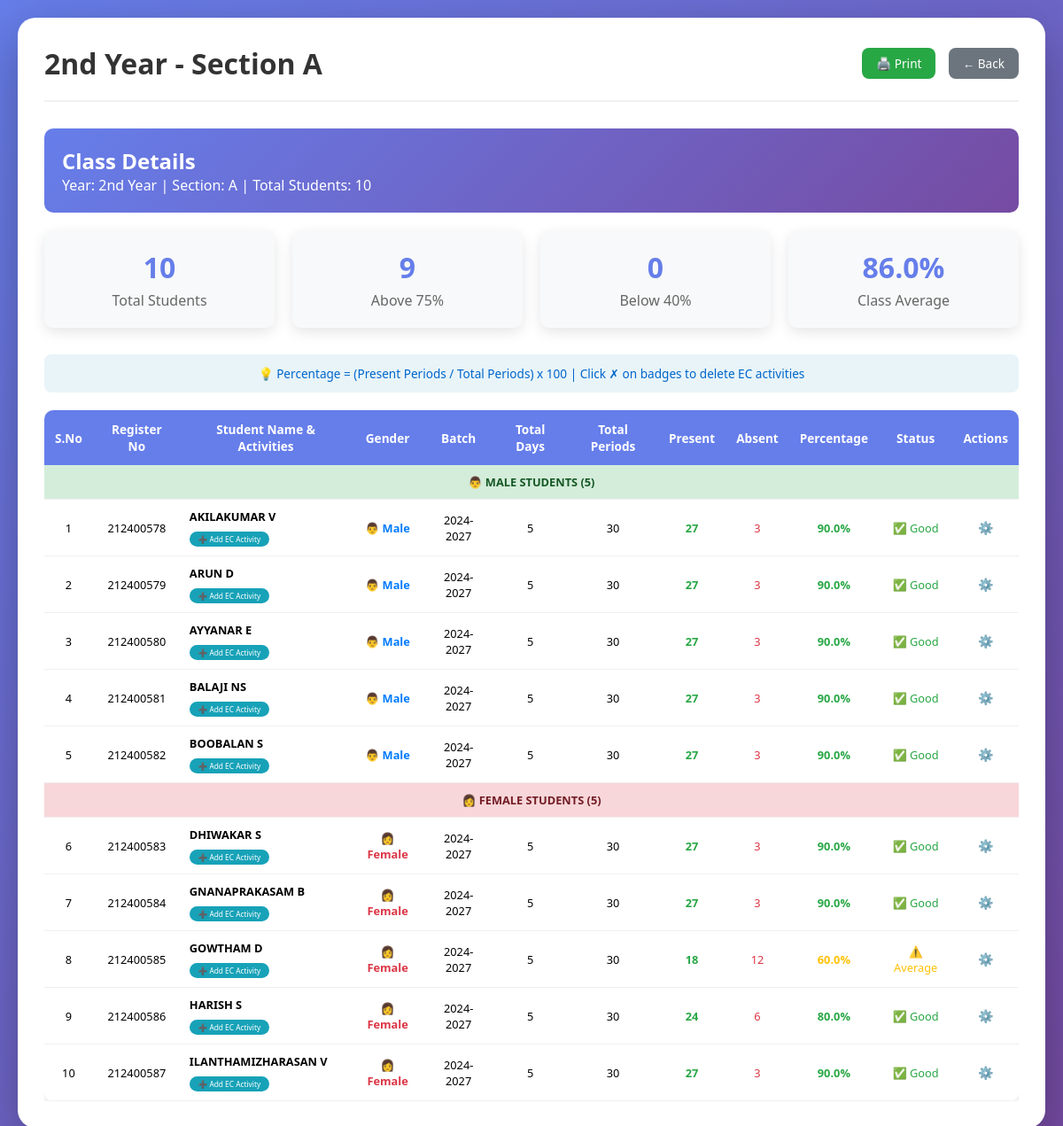
The app's page /view_class/2nd Year/A (signed in) with its own data.
### app.py (models this page shows)
class Student(db.Model):
    __tablename__ = 'students'
    id = db.Column(db.Integer, primary_key=True, autoincrement=True)
    register_number = db.Column(db.String(20), unique=True, nullable=False)
    name = db.Column(db.String(100), nullable=False)
    gender = db.Column(db.String(1), nullable=False, default='M')
    year = db.Column(db.String(20), nullable=False)
    section = db.Column(db.String(1), nullable=False)
    batch = db.Column(db.String(20))
    dob = db.Column(db.String(50))
    umis = db.Column(db.String(50))
    mobile_student = db.Column(db.String(15))
    mobile_parent = db.Column(db.String(15))
    parent_guardian_name = db.Column(db.String(100))
    blood_group = db.Column(db.String(5))
    department_id = db.Column(db.Integer, db.ForeignKey('departments.id'), nullable=False)
    created_at = db.Column(db.DateTime, default=datetime.now)
    attendances = db.relationship('Attendance', backref='student', lazy=True, cascade='all, delete-orphan')

### app.py (the view)
@app.route('/view_class/<year>/<section>')
def view_class(year, section):
    role = session.get('role')
    if role not in ['dept_admin', 'dept_admin_viewer']:
        return redirect(url_for('index'))
    department_id = session.get('department_id')
    students = Student.query.filter_by(
        department_id=department_id,
        year=year,
        section=section
    ).order_by(
        Student.gender.desc(),
        Student.name.asc()
    ).all()
    student_ids = [s.id for s in students]
    ec_activities = Extracurricular.query.filter(
        Extracurricular.student_id.in_(student_ids),
        ~Extracurricular.notes.like('OD_%')
    ).all()
    ec_by_student = defaultdict(list)
    for activity in ec_activities:
        ec_by_student[activity.student_id].append({
            'id': activity.id,
            'name': activity.activity_type.name if activity.activity_type else 'Unknown',
            'notes': activity.notes
        })
    summary = []
    for student in students:
        total_periods, present_periods, od_periods, absent_periods, percentage = calculate_student_attendance(student.id)
        total_days = len(set(r.date for r in Attendance.query.filter_by(student_id=student.id).all()))
        summary.append({
            'id': student.id,
            'name': student.name,
            'reg_no': student.register_number,
            'gender': student.gender,
            'batch': student.batch,
            'total_days': total_days,
            'total_periods': total_periods,
            'present_periods': present_periods,
            'od_periods': od_periods,
            'absent_periods': absent_periods,
            'percentage': percentage,
            'ec_activities': ec_by_student.get(student.id, [])
        })
    return render_template('class_view.html',
                         year=year,
                         section=section,
                         students=summary)

### app.py (called while the page is built)
@app.context_processor
def inject_datetime():
    return {'datetime': datetime}

### templates/class_view.html (shortened to what this page needs)
<!DOCTYPE html>
<html lang="en">
<head>
</head>
<body>
    <div class="container">
        <div class="header">
            <h1>{{ year }} - Section {{ section }}</h1>
            <div>
                <a href="{{ url_for('print_attendance', year=year, section=section) }}" class="print-btn">🖨️ Print</a>
                <a href="{{ url_for('admin_dashboard') }}" class="back-btn">← Back</a>
            </div>
        </div>
        <div class="class-header">
            <h2>Class Details</h2>
            <p>Year: {{ year }} | Section: {{ section }} | Total Students: {{ students|length }}</p>
        </div>
        <div class="stats-container">
            <div class="stat-card">
                <h3>{{ students|length }}</h3>
                <p>Total Students</p>
            </div>
            <div class="stat-card">
                <h3>{{ students|selectattr('percentage', 'defined')|selectattr('percentage', '>=', 75)|list|length }}</h3>
                <p>Above 75%</p>
            </div>
            <div class="stat-card">
                <h3>{{ students|selectattr('percentage', 'defined')|selectattr('percentage', '<', 40)|list|length }}</h3>
                <p>Below 40%</p>
            </div>
            <div class="stat-card">
                <h3>{{ "%.1f"|format(students|map(attribute='percentage')|sum / students|length if students|length > 0 else 0) }}%</h3>
                <p>Class Average</p>
            </div>
        </div>
        <div class="info-note">
            💡 Percentage = (Present Periods / Total Periods) x 100 | Click ✗ on badges to delete EC activities
        </div>
        <div class="table-wrapper">
            <table>
                <thead>
                    <tr>
                        <th>S.No</th>
                        <th>Register No</th>
                        <th>Student Name & Activities</th>
                        <th>Gender</th>
                        <th>Batch</th>
                        <th>Total Days</th>
                        <th>Total Periods</th>
                        <th>Present</th>
                        <th>Absent</th>
                        <th>Percentage</th>
                        <th>Status</th>
                        <th>Actions</th>
                    </tr>
                </thead>
                <tbody>
                    {% set male_students = students|selectattr('gender', 'equalto', 'M')|list %}
                    {% set female_students = students|selectattr('gender', 'equalto', 'F')|list %}
                    {% set sno = namespace(value=1) %}
                    {% if male_students %}
                    <tr class="group-header-male">
                        <td colspan="12" style="background: #d4edda; color: #155724; font-weight: bold;">
                            👨 MALE STUDENTS ({{ male_students|length }})
                        </td>
                    </tr>
                    {% for student in male_students %}
                    <tr id="student-row-{{ student.id }}">
                        <td>{{ sno.value }}{% set sno.value = sno.value + 1 %}</td>
                        <td>{{ student.reg_no }}</td>
                        <td class="student-name">
                            <div class="student-info-cell">
                                <div class="student-header">{{ student.name }}</div>
                                <a href="{{ url_for('ec_activity', student_id=student.id, year=year, section=section) }}" class="ec-btn">➕ Add EC Activity</a>
                            </div>
                        </td>
                        <td>
                            <span class="gender-male">👨 Male</span>
                        </td>
                        <td>{{ student.batch }}</td>
                        <td>{{ student.total_days }}</td>
                        <td>{{ student.total_periods }}</td>
                        <td class="present">{{ student.present_periods }}</td>
                        <td class="absent">{{ student.absent_periods }}</td>
                        <td class="percentage-cell {% if student.percentage >= 75 %}high{% elif student.percentage >= 40 %}medium{% else %}low{% endif %}">
                            <strong>{{ student.percentage }}%</strong>
                        </td>
                        <td>
                            {% if student.percentage >= 75 %}
                            <span style="color: #28a745;">✅ Good</span>
                            {% elif student.percentage >= 40 %}
                            <span style="color: #ffc107;">⚠️ Average</span>
                            {% else %}
                            <span style="color: #dc3545;">❌ Low</span>
                            {% endif %}
                        </td>
                        <td>
                            <div class="action-buttons">
                                <button class="action-icon" onclick="showActionMenu(this, '{{ student.id }}', '{{ student.name }}', '{{ year }}', '{{ section }}')" title="Actions">⚙️</button>
                            </div>
                        </td>
                    </tr>
                    {% endfor %}
                    {% endif %}
                    {% if female_students %}
                    <tr class="group-header-female">
                        <td colspan="12" style="background: #f8d7da; color: #721c24; font-weight: bold;">
                            👩 FEMALE STUDENTS ({{ female_students|length }})
                        </td>
                    </tr>
                    {% for student in female_students %}
                    <tr id="student-row-{{ student.id }}">
                        <td>{{ sno.value }}{% set sno.value = sno.value + 1 %}</td>
                        <td>{{ student.reg_no }}</td>
                        <td class="student-name">
                            <div class="student-info-cell">
                                <div class="student-header">{{ student.name }}</div>
                                <a href="{{ url_for('ec_activity', student_id=student.id, year=year, section=section) }}" class="ec-btn">➕ Add EC Activity</a>
                            </div>
                        </td>
                        <td>
                            <span class="gender-female">👩 Female</span>
                        </td>
                        <td>{{ student.batch }}</td>
                        <td>{{ student.total_days }}</td>
                        <td>{{ student.total_periods }}</td>
                        <td class="present">{{ student.present_periods }}</td>
                        <td class="absent">{{ student.absent_periods }}</td>
                        <td class="percentage-cell {% if student.percentage >= 75 %}high{% elif student.percentage >= 40 %}medium{% else %}low{% endif %}">
                            <strong>{{ student.percentage }}%</strong>
                        </td>
                        <td>
                            {% if student.percentage >= 75 %}
                            <span style="color: #28a745;">✅ Good</span>
                            {% elif student.percentage >= 40 %}
                            <span style="color: #ffc107;">⚠️ Average</span>
                            {% else %}
                            <span style="color: #dc3545;">❌ Low</span>
                            {% endif %}
                        </td>
                        <td>
                            <div class="action-buttons">
                                <button class="action-icon" onclick="showActionMenu(this, '{{ student.id }}', '{{ student.name }}', '{{ year }}', '{{ section }}')" title="Actions">⚙️</button>
                            </div>
                        </td>
                    </tr>
                    {% endfor %}
                    {% endif %}
                </tbody>
            </table>
        </div>
    </div>
</body>
</html>

### templates/class_view.html (style rules this page uses)
* { margin: 0; padding: 0; box-sizing: border-box; font-family: 'Segoe UI', Tahoma, Geneva, Verdana, sans-serif; }
body { background: linear-gradient(135deg, #667eea 0%, #764ba2 100%); min-height: 100vh; padding: 20px; }
.container { background: white; border-radius: 20px; box-shadow: 0 20px 60px rgba(0,0,0,0.3); max-width: 1400px; margin: 0 auto; padding: 30px; }
.header { display: flex; justify-content: space-between; align-items: center; margin-bottom: 30px; padding-bottom: 20px; border-bottom: 2px solid #f0f0f0; flex-wrap: wrap; gap: 15px; }
.header h1 { color: #333; font-size: 2em; }
.class-header { background: linear-gradient(135deg, #667eea 0%, #764ba2 100%); color: white; padding: 20px; border-radius: 10px; margin-bottom: 20px; }
.stats-container { display: grid; grid-template-columns: repeat(4, 1fr); gap: 20px; margin-bottom: 30px; }
.stat-card { background: #f8f9fa; padding: 20px; border-radius: 10px; text-align: center; box-shadow: 0 5px 15px rgba(0,0,0,0.1); }
.stat-card h3 { font-size: 2em; color: #667eea; margin-bottom: 5px; }
.stat-card p { color: #666; }
.info-note { background: #e8f4f8; padding: 12px; border-radius: 8px; margin-bottom: 20px; text-align: center; font-size: 0.85em; color: #0066cc; }
.table-wrapper { overflow-x: auto; margin-top: 20px; position: relative; }
table { width: 100%; border-collapse: collapse; background: white; border-radius: 10px; overflow: hidden; box-shadow: 0 5px 15px rgba(0,0,0,0.1); min-width: 900px; }
th { background: #667eea; color: white; padding: 12px; text-align: center; font-weight: 600; font-size: 0.85em; }
td { padding: 10px; text-align: center; border-bottom: 1px solid #f0f0f0; font-size: 0.8em; }
.student-name { text-align: left; font-weight: 500; }
.student-info-cell { display: flex; flex-direction: column; gap: 8px; }
.student-header { font-weight: 600; font-size: 1em; }
.gender-male { color: #007bff; font-weight: bold; }
.gender-female { color: #dc3545; font-weight: bold; }
.ec-btn { display: inline-block; background: #17a2b8; color: white; padding: 3px 10px; border-radius: 15px; font-size: 0.65em; text-decoration: none; transition: all 0.2s; width: fit-content; }
.present { color: #28a745; font-weight: bold; }
.absent { color: #dc3545; }
.high { color: #28a745; font-weight: bold; }
.medium { color: #ffc107; font-weight: bold; }
.percentage-cell { font-weight: bold; text-align: center; }
.print-btn, .back-btn { display: inline-block; padding: 8px 16px; border-radius: 8px; font-size: 0.85em; text-decoration: none; }
.print-btn { background: #28a745; color: white; margin-right: 10px; }
.back-btn { background: #6c757d; color: white; }
.action-buttons { display: flex; gap: 8px; justify-content: center; align-items: center; }
.action-icon { background: none; border: none; cursor: pointer; font-size: 1.1em; padding: 4px 8px; border-radius: 4px; transition: all 0.2s; }
.group-header-male { background: #d4edda; }
.group-header-female { background: #f8d7da; }
.group-header-male td, .group-header-female td { font-weight: bold; padding: 10px; }

### records on screen
Student: value "1", reg_no "212400578", name "AKILAKUMAR V", batch "2024-2027", total_days "5", total_periods "30", present_periods "27", absent_periods "3", percentage "90.0"
Student: value "2", reg_no "212400579", name "ARUN D", batch "2024-2027", total_days "5", total_periods "30", present_periods "27", absent_periods "3", percentage "90.0"
Student: value "3", reg_no "212400580", name "AYYANAR E", batch "2024-2027", total_days "5", total_periods "30", present_periods "27", absent_periods "3", percentage "90.0"
Student: value "4", reg_no "212400581", name "BALAJI NS", batch "2024-2027", total_days "5", total_periods "30", present_periods "27", absent_periods "3", percentage "90.0"
Student: value "5", reg_no "212400582", name "BOOBALAN S", batch "2024-2027", total_days "5", total_periods "30", present_periods "27", absent_periods "3", percentage "90.0"
Student: value "6", reg_no "212400583", name "DHIWAKAR S", batch "2024-2027", total_days "5", total_periods "30", present_periods "27", absent_periods "3", percentage "90.0", shows "✅ Good"
Student: value "7", reg_no "212400584", name "GNANAPRAKASAM B", batch "2024-2027", total_days "5", total_periods "30", present_periods "27", absent_periods "3", percentage "90.0", shows "✅ Good"
Student: value "8", reg_no "212400585", name "GOWTHAM D", batch "2024-2027", total_days "5", total_periods "30", present_periods "18", absent_periods "12", percentage "60.0", shows "⚠️ Average"
Student: value "9", reg_no "212400586", name "HARISH S", batch "2024-2027", total_days "5", total_periods "30", present_periods "24", absent_periods "6", percentage "80.0", shows "✅ Good"
Student: value "10", reg_no "212400587", name "ILANTHAMIZHARASAN V", batch "2024-2027", total_days "5", total_periods "30", present_periods "27", absent_periods "3", percentage "90.0", shows "✅ Good"

### other values on screen
{{ year }} "2nd Year"
{{ section }} "A"
{{ students|length }} "10"
{{ male_students|length }} "5"
{{ female_students|length }} "5"
